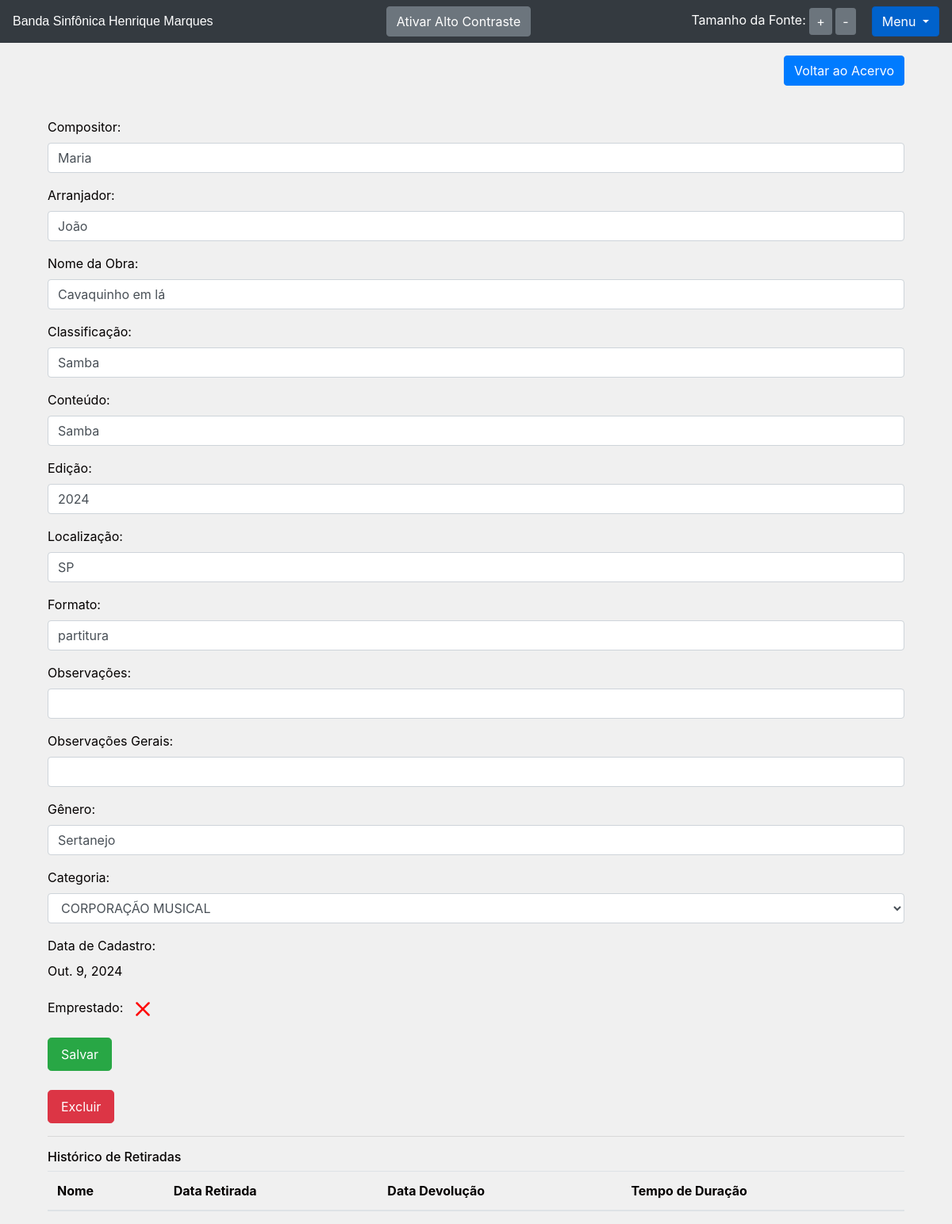
/livro/ver_livro/5 (signed in), run on an earlier commit of the app's database.
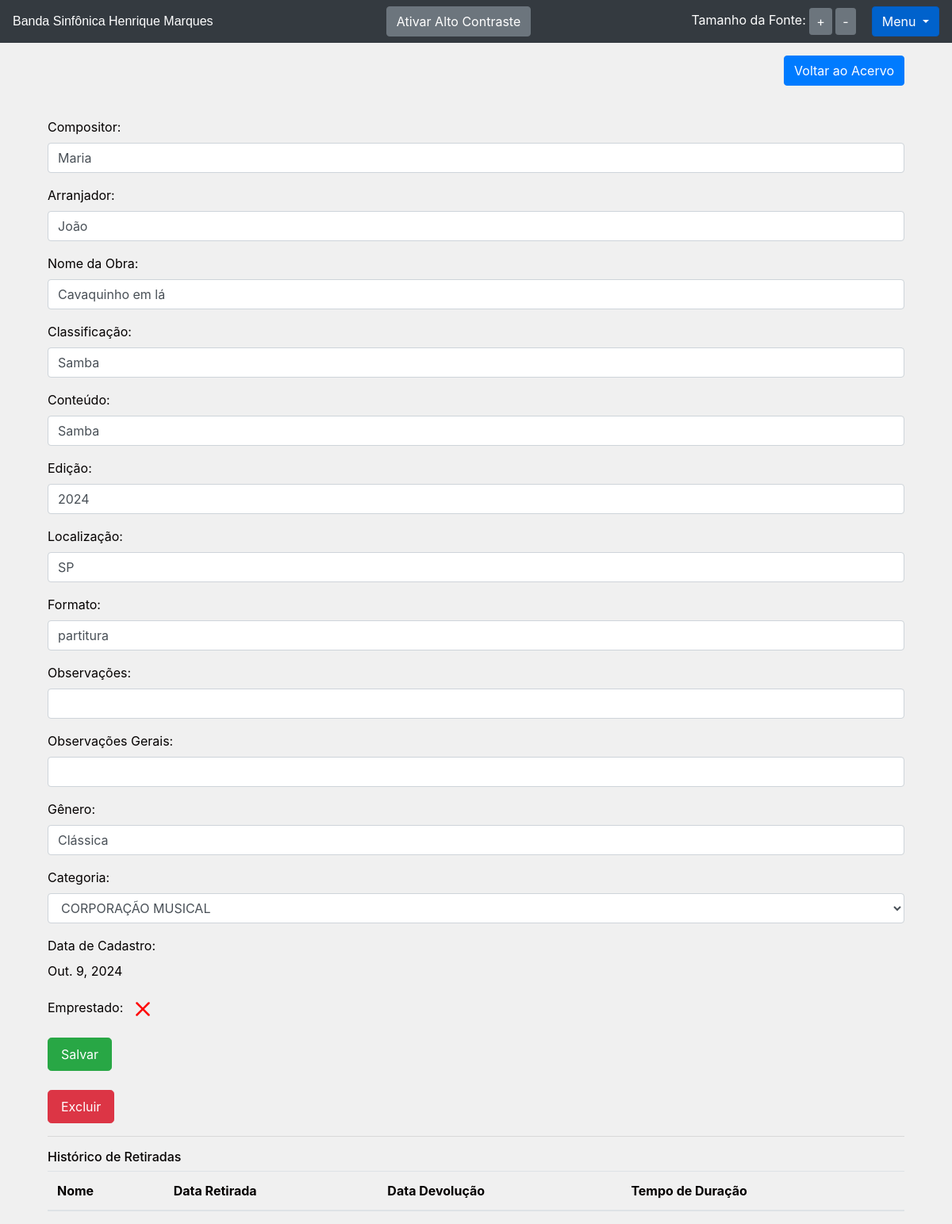
And on a later commit of the database.
### livro/models.py (models this page shows, shortened)
class Livros(models.Model):
    nome = models.CharField(max_length = 100, blank = True)
    autor = models.CharField(max_length = 30, blank = True)
    co_autor = models.CharField(max_length = 30, blank = True)
    data_cadastro = models.DateField(default = date.today)
    emprestado = models.BooleanField(default = False)
    categoria = models.ForeignKey(Categoria, on_delete=models.DO_NOTHING)
    usuario = models.ForeignKey(Usuario, on_delete=models.DO_NOTHING)
    localizacao = models.CharField(max_length = 100, verbose_name='Localização')
    exemplares_disponiveis = models.CharField(max_length = 100, blank = True)
    compositor = models.CharField(max_length = 100, blank = True, verbose_name='Compositor')
    arranjador = models.CharField(max_length = 100, blank = True, verbose_name='Arranjador')
    obra = models.CharField(max_length = 100, verbose_name='Obra')
    classificacao = models.CharField(max_length = 100, verbose_name='Classificação')
    conteudo = models.CharField(max_length = 100, verbose_name='Conteúdo')
    edicao = models.CharField(max_length = 100, verbose_name='Edição')
    observacao = models.CharField(max_length = 200, blank = True, verbose_name='Observação')
    formato = models.CharField(max_length = 100, verbose_name='Formato')
    observacoes_gerais = models.CharField(max_length = 200, blank = True, verbose_name='Observações gerais')
    genero = models.CharField(max_length=50, blank=True, verbose_name='Gênero')
    class Meta:
        verbose_name = 'Partitura'

class Categoria(models.Model):
    nome = models.CharField(max_length=30)
    descricao = models.TextField()
    usuario = models.ForeignKey(Usuario, on_delete=models.DO_NOTHING)
    def __str__(self) -> str:
        return self.nome

### livro/views.py (the view)
# urls.py: path('ver_livro/<int:id>', views.ver_livros, name = 'ver_livros' ),
def ver_livros(request, id):
    if request.session.get('usuario'):
        livro = Livros.objects.get(id = id)
        if request.session.get('usuario') == livro.usuario.id:
            usuario = Usuario.objects.get(id = request.session['usuario'])
            categoria_livro = Categoria.objects.filter(usuario = request.session.get('usuario'))
            emprestimos = Emprestimos.objects.filter(livro = livro)
            form = CadastroLivro()
            form.fields['usuario'].initial = request.session['usuario']
            form.fields['categoria'].queryset = Categoria.objects.filter(usuario = usuario)
            form_categoria = CategoriaLivro()
            usuarios = Usuario.objects.all()
            livros_emprestar = Livros.objects.filter(usuario = usuario).filter(emprestado = False)
            livros_emprestados = Livros.objects.filter(usuario = usuario).filter(emprestado = True)
            return render(request, 'ver_livro.html', {'livro': livro,
                                                      'categoria_livro': categoria_livro,
                                                      'emprestimos': emprestimos,
                                                      'usuario_logado': request.session.get('usuario'),
                                                      'form': form,
                                                      'id_livro': id,
                                                      'form_categoria': form_categoria,
                                                      'usuarios': usuarios,
                                                      'livros_emprestar': livros_emprestar,
                                                      'livros_emprestados': livros_emprestados})
        else:
            return HttpResponse('Esse livro não é seu')
    return redirect('/auth/login/?status=2')

### livro/forms.py
class CadastroLivro(forms.ModelForm):
    class Meta:
        model = Livros
        fields = ['categoria','compositor', 'arranjador', 'obra', 'classificacao', 'conteudo', 'edicao', 'edicao', 'observacao', 'data_cadastro', 'emprestado', 'localizacao', 'categoria', 'formato', 'usuario', 'observacoes_gerais', 'genero']
    def __init__(self, *args, **kwargs):
        super().__init__(*args, **kwargs)
        self.fields['usuario'].widget = forms.HiddenInput()

class CategoriaLivro(forms.Form):
    nome = forms.CharField(max_length=30)
    descricao = forms.CharField(max_length=60)
    def __init__(self, *args, **kwargs):
        super().__init__(*args, **kwargs)
        self.fields['descricao'].widget = forms.Textarea()

### livro/templates/ver_livro.html (shortened to what this page needs)
{% extends 'base.html' %}
{% load filtros %}
{% block 'body_extra' %}
<div class="container">
  <div class="container">
    <div class="d-flex justify-content-end mt-3">
      <a href="{% url 'home' %}" class="btn btn-primary mb-3">Voltar ao Acervo</a>
    </div>
  <br>
  <form action="{% url 'alterar_livro' %}" method="POST">
    <div class="form-group">
      <label for="compositor">Compositor:</label>
      <input id="compositor" class="form-control" type="text" value="{{livro.compositor}}" name="compositor" aria-label="Compositor">
    </div>
    <div class="form-group">
      <label for="arranjador">Arranjador:</label>
      <input id="arranjador" class="form-control" type="text" value="{{livro.arranjador}}" name="arranjador" aria-label="Arranjador">
    </div>
    <div class="form-group">
      <label for="obra">Nome da Obra:</label>
      <input id="obra" class="form-control" type="text" value="{{livro.obra}}" name="obra" aria-label="Nome da obra">
    </div>
    <div class="form-group">
      <label for="classificacao">Classificação:</label>
      <input id="classificacao" class="form-control" type="text" value="{{livro.classificacao}}" name="classificacao" aria-label="Classificação">
    </div>
    <div class="form-group">
      <label for="conteudo">Conteúdo:</label>
      <input id="conteudo" class="form-control" type="text" value="{{livro.conteudo}}" name="conteudo" aria-label="Conteúdo">
    </div>
    <div class="form-group">
      <label for="edicao">Edição:</label>
      <input id="edicao" class="form-control" type="text" value="{{livro.edicao}}" name="edicao" aria-label="Edição">
    </div>
    <div class="form-group">
      <label for="localizacao">Localização:</label>
      <input id="localizacao" class="form-control" type="text" value="{{livro.localizacao}}" name="localizacao" aria-label="Localização">
    </div>
    <div class="form-group">
      <label for="formato">Formato:</label>
      <input id="formato" class="form-control" type="text" value="{{livro.formato}}" name="formato" aria-label="Formato">
    </div>
    <div class="form-group">
      <label for="observacao">Observações:</label>
      <input id="observacao" class="form-control" type="text" value="{{livro.observacao}}" name="observacao" aria-label="Observações">
    </div>
    <div class="form-group">
      <label for="observacoes_gerais">Observações Gerais:</label>
      <input id="observacoes_gerais" class="form-control" type="text" value="{{livro.observacoes_gerais}}" name="observacoes_gerais" aria-label="Observações gerais">
    </div>
    <div class="form-group">
      <label for="genero">Gênero:</label>
      <input id="genero" class="form-control" type="text" value="{{livro.genero}}" name="genero" aria-label="Gênero">
    </div>
    <div class="form-group">
      <label for="categoria_id">Categoria:</label>
      <select id="categoria_id" class="form-control" name="categoria_id" aria-label="Categoria">
        {% for i in categoria_livro %}
          <option value="{{i.id}}" {% if livro.categoria.nome == i.nome %}selected{% endif %}>{{i}}</option>
        {% endfor %}
      </select>
    </div>
    <div class="form-group">
      <label>Data de Cadastro:</label>
      <p>{{livro.data_cadastro}}</p>
    </div>
    <div class="form-group">
      <label>Emprestado:</label>
    </div>
    <button type="submit" class="btn btn-success btn-lg">Salvar</button>
  </form>
  <br>
  <button type="button" class="btn btn-danger btn-lg" data-toggle="modal" data-target="#exampleModal2">
    Excluir
  </button>
  <hr>
  <h2>Histórico de Retiradas</h2>
  <table class="table table-striped" role="grid" aria-label="Histórico de Retiradas">
    <thead>
      <tr>
        <th scope="col">Nome</th>
        <th scope="col">Data Retirada</th>
        <th scope="col">Data Devolução</th>
        <th scope="col">Tempo de Duração</th>
      </tr>
    </thead>
  </table>
</div>
{% endblock %}

What changed in the data, as far as the page shows it:
changed Livros "Maria": genero "Sertanejo" → "Clássica"
